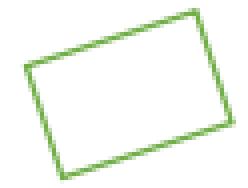
%> input picture demo_C#/demoCSharp_Hough/rectangle.png, 62 x 47 px (shown 4 times larger)
$ octave demo.m   (GNU Octave 9; MATLAB toolbox functions it lacks are replaced by stand-ins)
%> lines starting %> are read from the running program, lines starting %| are printed output that depends on the picture; in (x1, y1, x2, y2) boxes, pixels count from 0 and x2, y2 are one past the last pixel; in counts of white or black regions, pixels touching at a corner belong together; the program's own positions count from 1
clear all; close all; clc;
Source = imread('C:\Users\Canaan\Documents\GitHub\embeding\demo_C#\demoCSharp_Hough\\rectangle.png');
%> Source is the input picture: size 47x62x3 uint8; mean R, G, B 245.3, 249.4, 242.5
GrySource = rgb2gray(Source);   %RGB转灰度图
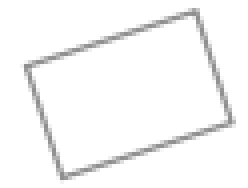
%> GrySource: size 47x62 uint8 (shown 4 times larger); min 143, max 255, mean 247.4
Sobel_Source = edge(GrySource,'canny');%边缘检测
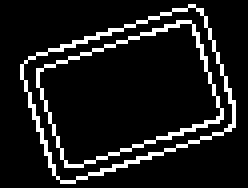
%> Sobel_Source: size 47x62 logical (shown 4 times larger); 10.3% white in thin lines or dots, all inside (x1, y1, x2, y2) = (5, 1, 59, 46)
[m,n] = size(Sobel_Source);     %获取图像大小
%> m = 47; n = 62
%Hough变换
rou = round(sqrt(m^2+n^2));     %获取hough的rou的大小
%> rou = 78
theta = 180;                    %获取houghtheta
r = zeros(rou,theta);           %初始化hough坐标系
for i = 1:m
    for j = 1:n
        if Sobel_Source(i,j) == 1
            for k = 1:theta
                ru = round(abs(i*cos(k*3.14/180)+j*sin(k*3.14/180)));
                r(ru+1,k) = r(ru+1,k)+1;
            end
        end
    end
end
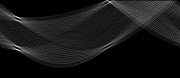
%> r: size 78x180 double; min 0, max 43, mean 3.9; drawn with min black and max white
%> after the loop, ru = 46
r_max = r(1,1);
%> r_max = 0
c = 0;
for i = 1:rou
    for j = 1:theta
        if r(i,j) > r_max
            r_max = r(i,j);
            rou_max = i;
            c = j;
        end
    end
end
%> after the loop, c = 18; r_max = 43; rou_max = 47

if c <= 90
    rot_theta = -c;
%> rot_theta = -18
else
    rot_theta = 180-c;
end
Img = imrotate(Sobel_Source,rot_theta,'crop');%旋转图像
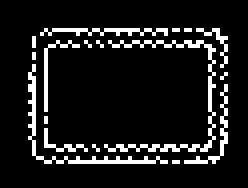
%> Img: size 47x62 logical (shown 4 times larger); 10.3% white in thin lines or dots, all inside (x1, y1, x2, y2) = (7, 7, 57, 41)

r2 = zeros(rou,theta);           %初始化hough坐标系
for i = 1:m
    for j = 1:n
        if Img(i,j) == 1
            for k = 1:theta
                ru2 = round(abs(i*cos(k*3.14/180)+j*sin(k*3.14/180)));
                r2(ru2+1,k) = r2(ru2+1,k)+1;
            end
        end
    end
end
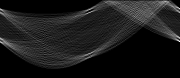
%> r2: size 78x180 double; min 0, max 37, mean 3.9; drawn with min black and max white
%> after the loop, ru2 = 41
r_max2 = r2(1,90);
%> r_max2 = 0
r_max3 = r2(1,1);
%> r_max3 = 0
for i = 1:rou
    if r2(i,90) > r_max2
        r_max2 = r2(i,90);
        rou_max2 = i;
    end
    if r2(i,1) > r_max3
        r_max3 = r2(i,1);
        rou_max3 = i;
    end
end
%> this loop made 78 passes
%> (r_max2, r_max3) on passes 9 to 10: (8, 14), (26, 25)
%> r_max3 on pass 39: 26
rCounter = rou;
%> rCounter = 78
flag = 1;
flag2 = 1;
for i = 1:rou
    temp = abs(r2(rCounter,90) - r_max2);
    if temp < 6 & rCounter ~= rou_max2 & flag == 1
        rou_max22 = rCounter;
        flag = 0;
    end
    if abs(r2(i,1) - r_max3) < 3 & i ~= rou_max3 & flag2 == 1
        rou_max32 = i;
        flag2 = 0;
    end
    rCounter = rCounter - 1;
end
%> this loop made 78 passes
%> after the loop, rCounter = 0

result = imrotate(Source,rot_theta,'crop');%旋转图像
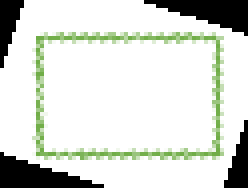
%> result: size 47x62x3 uint8 (shown 4 times larger); mean R, G, B 214.1, 218.3, 211.3
result = imcrop(result, [rou_max2,rou_max32,rou_max22-rou_max2-1,rou_max3-rou_max32-1]);
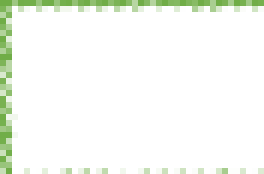
%> result: size 29x44x3 uint8 (shown 6 times larger); mean R, G, B 245, 249.3, 242.2

figure;
subplot(221); imshow(Source);title('原图');
subplot(222); imshow(Sobel_Source);title('边缘提取')
subplot(223); imshow(Img);title('hough倾斜校正');
subplot(224); imshow(result);title('图像裁剪');

% % 测试霍夫变换
% clc
% clear
% close all
%
% % 读取图像
% I  = imread('C:\Users\Canaan\Documents\GitHub\embeding\demo_C#\demoCSharp_Hough\\testInput.jpg');
% %rotI = imrotate(I,80,'crop'); % 旋转33度，保持原图片大小
% rotI = rgb2gray(I);
% fig1 = imshow(rotI);
%
% % 提取边
% BW = edge(rotI,'sobel','horizontal');
% figure, imshow(BW);
%
% % 霍夫变换
% [H,theta,rho] = hough(BW); % 计算二值图像的标准霍夫变换，H为霍夫变换矩阵，theta,rho为计算霍夫变换的角度和半径值
% figure, imshow(imadjust(mat2gray(H)),[],'XData',theta,'YData',rho,...
%     'InitialMagnification','fit');
% xlabel('\theta (degrees)'), ylabel('\rho');
% axis on, axis normal, hold on;
% colormap(hot)
%
% % 显示霍夫变换矩阵中的极值点
% P = houghpeaks(H,50,'threshold',ceil(0.3*max(H(:)))); % 从霍夫变换矩阵H中提取5个极值点
% x = theta(P(:,2));
% y = rho(P(:,1));
% plot(x,y,'s','color','black');
%
% % 找原图中的线
% lines = houghlines(BW,theta,rho,P,'FillGap',18,'MinLength',180);
% figure, imshow(rotI), hold on
% max_len = 0;
% for k = 1:length(lines)
%     % 绘制各条线
%     xy = [lines(k).point1; lines(k).point2];
%     plot(xy(:,1),xy(:,2),'LineWidth',2,'Color','green');
%
%     % 绘制线的起点（黄色）、终点（红色）
%     plot(xy(1,1),xy(1,2),'x','LineWidth',2,'Color','yellow');
%     plot(xy(2,1),xy(2,2),'x','LineWidth',2,'Color','red');
%
%     % 计算线的长度，找最长线段
%     len = norm(lines(k).point1 - lines(k).point2);
%     if ( len > max_len)
%         max_len = len;
%         xy_long = xy;
%     end
% end
%
% % 以红色线高亮显示最长的线
% plot(xy_long(:,1),xy_long(:,2),'LineWidth',2,'Color','red');
